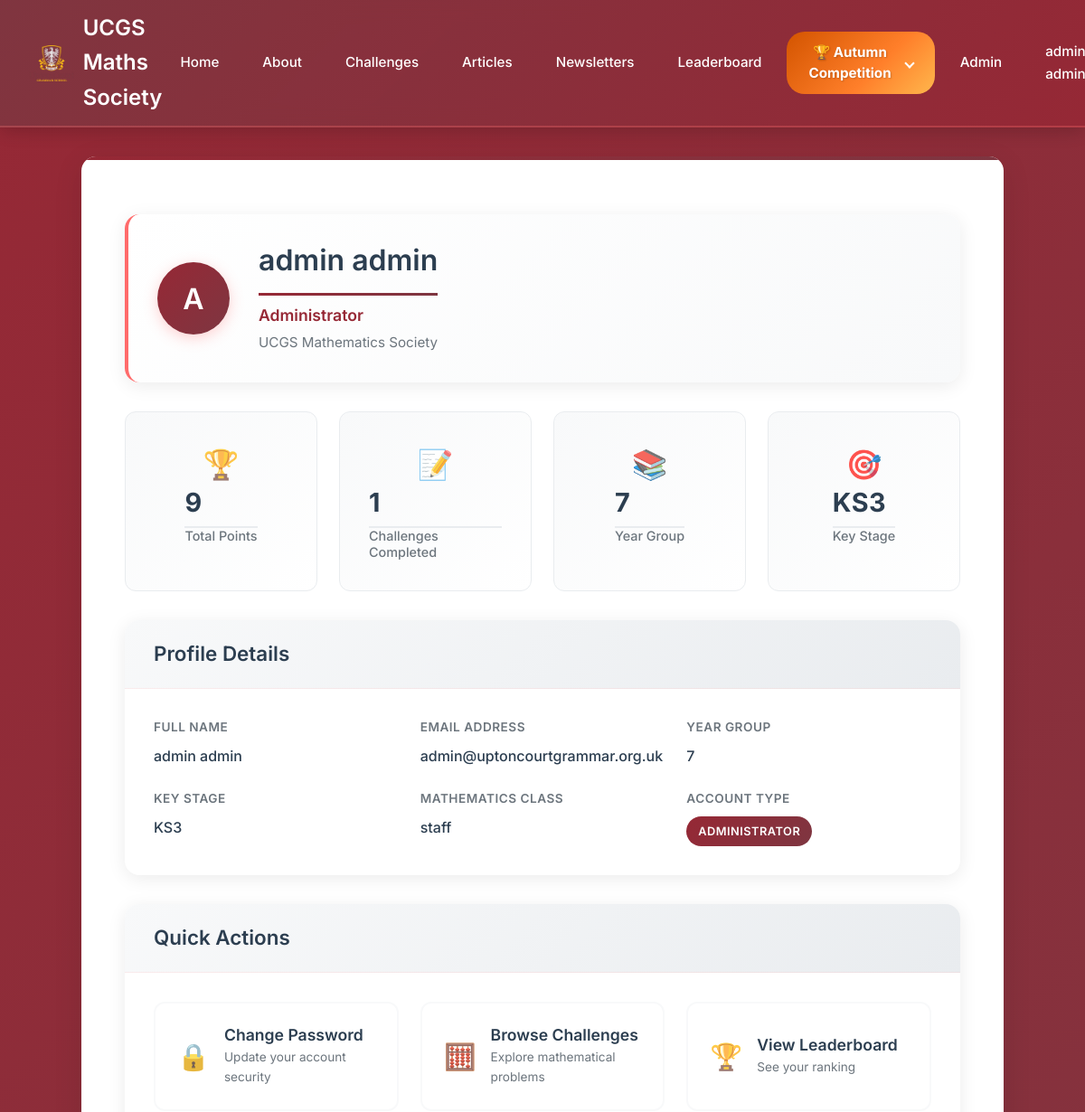
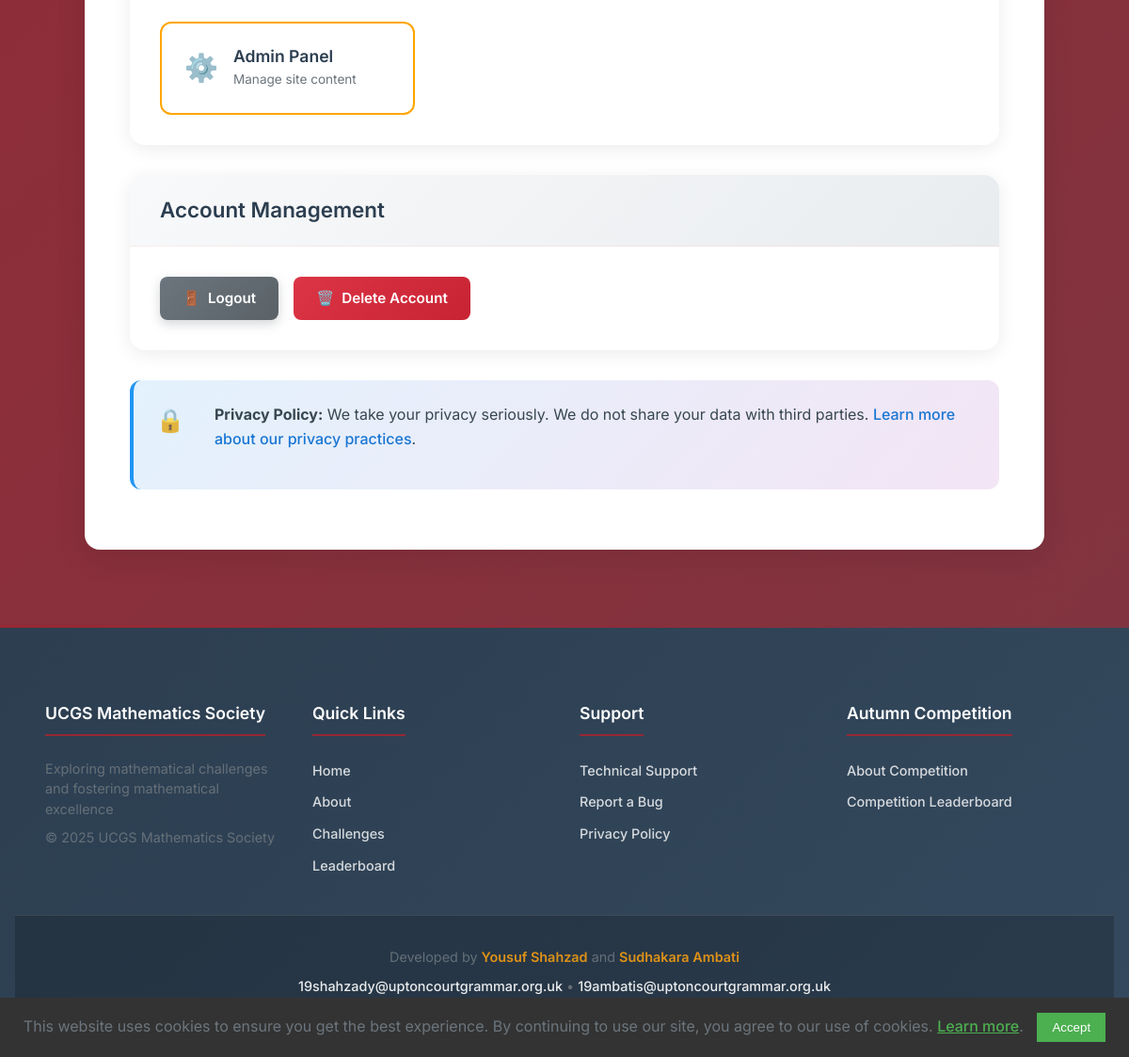
The app's page /profile/ (signed in) with its own data (2 pictures, top to bottom).
### app/models.py (models this page shows, shortened)
class User(UserMixin, db.Model):
    __tablename__ = "users"
    id = db.Column(db.Integer, primary_key=True)
    full_name = db.Column(db.String(100), nullable=False, index=True)
    email = db.Column(db.String(120), unique=True, nullable=False, index=True)
    year = db.Column(db.Integer)
    maths_class = db.Column(db.String(100))
    password_hash = db.Column(db.String(128))
    is_admin = db.Column(db.Boolean, default=False, nullable=False)
    key_stage = db.Column(db.String(3), nullable=False, index=True)
    school_id = db.Column(db.Integer, db.ForeignKey('school.id'), nullable=True, index=True)
    is_competition_participant = db.Column(db.Boolean, default=False, nullable=False)
    submissions = db.relationship(
        "AnswerSubmission",
        back_populates="user",
        lazy="dynamic",
        cascade="all, delete-orphan"
    )
    articles = db.relationship(
        "Article",
        back_populates="author",
        lazy="dynamic",
        cascade="all, save-update"
    )

### app/profile/routes.py (the view)
@bp.route("/")  # Changed from '/profile' to '/' since we're using url_prefix
@login_required
def profile():
    leaderboard_entries = LeaderboardEntry.query.filter_by(user_id=current_user.id).all()
    length = len(leaderboard_entries)
    total_score = sum(entry.score for entry in leaderboard_entries)
    return render_template(
            "profile/main_profile.html",
            title="Profile",
            leaderboard_entries_count=length,
            total_score=total_score
    )

### app/__init__.py (called while the page is built)
def initialize_extensions(app):
    ckeditor.init_app(app)
    db.init_app(app)
    login_manager.init_app(app)
    migrate.init_app(app, db, render_as_batch=True)
    from app.models import User
    @login_manager.user_loader
    def load_user(user_id):
        return User.query.get(int(user_id))

### app/templates/profile/main_profile.html (shortened to what this page needs)
{% extends "base.html" %}
{% block content %}
<div class="profile-container">
    <div class="profile-header">
        <div class="profile-avatar">
            <div class="avatar-icon">
                <span>{{ current_user.full_name[0].upper() }}</span>
            </div>
        </div>
        <div class="profile-info">
            <h1>{{ current_user.full_name }}</h1>
            <p class="profile-role">{{ 'Administrator' if current_user.is_admin else 'Student' }}</p>
            <p class="profile-school">{{ current_user.school.name if current_user.school else 'UCGS Mathematics Society' }}</p>
        </div>
    </div>
    <div class="profile-stats">
        <div class="stats-card">
            <div class="stats-icon">🏆</div>
            <div class="stats-info">
                <h3>{{ total_score }}</h3>
                <p>Total Points</p>
            </div>
        </div>
        <div class="stats-card">
            <div class="stats-icon">📝</div>
            <div class="stats-info">
                <h3>{{ leaderboard_entries_count if leaderboard_entries_count else '0' }}</h3>
                <p>Challenges Completed</p>
            </div>
        </div>
        <div class="stats-card">
            <div class="stats-icon">📚</div>
            <div class="stats-info">
                <h3>{{ current_user.year }}</h3>
                <p>Year Group</p>
            </div>
        </div>
        <div class="stats-card">
            <div class="stats-icon">🎯</div>
            <div class="stats-info">
                <h3>{{ current_user.key_stage }}</h3>
                <p>Key Stage</p>
            </div>
        </div>
    </div>
    <div class="profile-section">
        <div class="section-header">
            <h2>Profile Details</h2>
        </div>
        <div class="profile-details-grid">
            <div class="detail-item">
                <div class="detail-label">Full Name</div>
                <div class="detail-value">{{ current_user.full_name }}</div>
            </div>
            <div class="detail-item">
                <div class="detail-label">Email Address</div>
                <div class="detail-value">{{ current_user.email or 'Not provided' }}</div>
            </div>
            <div class="detail-item">
                <div class="detail-label">Year Group</div>
                <div class="detail-value">{{ current_user.year }}</div>
            </div>
            <div class="detail-item">
                <div class="detail-label">Key Stage</div>
                <div class="detail-value">{{ current_user.key_stage }}</div>
            </div>
            <div class="detail-item">
                <div class="detail-label">Mathematics Class</div>
                <div class="detail-value">{{ current_user.maths_class }}</div>
            </div>
            <div class="detail-item">
                <div class="detail-label">Account Type</div>
                <div class="detail-value">
                    {% if current_user.is_admin %}
                        <span class="role-badge admin">Administrator</span>
                    {% elif current_user.is_competition_participant %}
                        <span class="role-badge summer-user">🏆 Autumn Competition Participant</span>
                    {% else %}
                        <span class="role-badge user">Student</span>
                    {% endif %}
                </div>
            </div>
        </div>
    </div>
    <div class="profile-section">
        <div class="section-header">
            <h2>Quick Actions</h2>
        </div>
        <div class="profile-actions">
            <a href="{{ url_for('profile.change_password') }}" class="action-card">
                <div class="action-icon">🔒</div>
                <div class="action-content">
                    <h3>Change Password</h3>
                    <p>Update your account security</p>
                </div>
            </a>
            <a href="{{ url_for('main.challenges') }}" class="action-card">
                <div class="action-icon">🧮</div>
                <div class="action-content">
                    <h3>Browse Challenges</h3>
                    <p>Explore mathematical problems</p>
                </div>
            </a>
            <a href="{{ url_for('main.leaderboard') }}" class="action-card">
                <div class="action-icon">🏆</div>
                <div class="action-content">
                    <h3>View Leaderboard</h3>
                    <p>See your ranking</p>
                </div>
            </a>
            {% if current_user.is_admin %}
            <a href="{{ url_for('admin.admin_index') }}" class="action-card admin">
                <div class="action-icon">⚙️</div>
                <div class="action-content">
                    <h3>Admin Panel</h3>
                    <p>Manage site content</p>
                </div>
            </a>
            {% endif %}
        </div>
    </div>
    <div class="profile-section">
        <div class="section-header">
            <h2>Account Management</h2>
        </div>
        <div class="account-actions">
            <a href="{{ url_for('auth.logout') }}" class="button button-secondary">
                <span>🚪</span> Logout
            </a>
            <a href="{{ url_for('profile.delete_account') }}"
               class="button button-danger"
               onclick="return confirm('Are you sure you want to delete your account? This action cannot be undone.');">
                <span>🗑️</span> Delete Account
            </a>
        </div>
    </div>
    <div class="privacy-notice">
        <div class="privacy-icon">🔒</div>
        <div class="privacy-content">
            <p><strong>Privacy Policy:</strong> We take your privacy seriously. We do not share your data with third parties.
            <a href="{{ url_for('main.privacy_policy') }}">Learn more about our privacy practices</a>.</p>
        </div>
    </div>
</div>
{% endblock %}

### app/templates/base.html (shortened to what this page needs)
<!DOCTYPE html>
<html lang="en">
    <head>
        <link rel="stylesheet" href="{{ url_for('static', filename='css/styles.min.css') }}">
        <link rel="stylesheet" href="https://cdnjs.cloudflare.com/ajax/libs/mathquill/0.10.1/mathquill.min.css">
</head>
<body>
    <header>
        <nav class="nav-container">
            <a href="{{ url_for('main.home') }}" class="nav-logo">
                <img src="{{ url_for('static', filename='images/crest.png') }}" alt="UCGS Crest">
                <span>UCGS Maths Society<span>
            </a>
            <ul class="nav-menu" id="navMenu">
                <li><a href="{{ url_for('main.home') }}">Home</a></li>
                <li><a href="{{ url_for('main.about') }}">About</a></li>
                <li><a href="{{ url_for('main.challenges') }}">Challenges</a></li>
                <li><a href="{{ url_for('main.articles') }}">Articles</a></li>
                <li><a href="{{ url_for('main.newsletters') }}">Newsletters</a></li>
                <li><a href="{{ url_for('main.leaderboard') }}">Leaderboard</a></li>
                <li class="dropdown">
                    <a href="#" class="dropdown-toggle button summer-competition-link">
                        🏆 Autumn Competition
                        <span class="dropdown-arrow"></span>
                    </a>
                </li>
                {% if current_user.is_anonymous %}
                    <li class="nav-auth"><a href="{{ url_for('auth.login') }}" class="" style="margin-top: 0">Login</a></li>
                    <li class="nav-auth"><a href="{{ url_for('auth.register') }}" class="">Register</a></li>
                    <li class="nav-auth"><a href="#" onclick="showSupportModal()" class="support-link">Support</a></li>
                {% else %}
                    {% if current_user.is_admin %}
                        <li><a href="{{ url_for('admin.admin_index') }}">Admin</a></li>
                    {% endif %}
                    <li class="dropdown">
                        <a href="#" class="dropdown-toggle">
                            {{ current_user.full_name }}
                        </a>
                    </li>
                {% endif %}
            </ul>
        </nav>
    </header>
    <main>
        {% block content %}{% endblock %}
    </main>
    <footer>
        <div class="footer-content">
            <div class="footer-section">
                <h4>UCGS Mathematics Society</h4>
                <p>Exploring mathematical challenges and fostering mathematical excellence</p>
                <p>&copy; 2025 UCGS Mathematics Society</p>
            </div>
            <div class="footer-section">
                <h4>Quick Links</h4>
                <ul>
                    <li><a href="{{ url_for('main.home') }}">Home</a></li>
                    <li><a href="{{ url_for('main.about') }}">About</a></li>
                    <li><a href="{{ url_for('main.challenges') }}">Challenges</a></li>
                    <li><a href="{{ url_for('main.leaderboard') }}">Leaderboard</a></li>
                </ul>
            </div>
            <div class="footer-section">
                <h4>Support</h4>
                <ul>
                    <li><a href="#" onclick="showSupportModal()">Technical Support</a></li>
                    <li><a href="https://forms.cloud.microsoft/e/t2UThSWiVU" target="_blank">Report a Bug</a></li>
                    <li><a href="{{ url_for('main.privacy_policy') }}">Privacy Policy</a></li>
                </ul>
            </div>
            <div class="footer-section">
                <h4>Autumn Competition</h4>
                <ul>
                    <li><a href="{{ url_for('main.summer_about') }}">About Competition</a></li>
                    <li><a href="{{ url_for('main.summer_leaderboard') }}">Competition Leaderboard</a></li>
                </ul>
            </div>
        </div>
        <div class="footer-bottom">
            <div class="footer-credits">
                <p>Developed by <strong>Yousuf Shahzad</strong> and <strong>Sudhakara Ambati</strong></p>
                <p>
                    <a href="mailto:19shahzady@uptoncourtgrammar.org.uk">19shahzady@uptoncourtgrammar.org.uk</a> •
                    <a href="mailto:19ambatis@uptoncourtgrammar.org.uk">19ambatis@uptoncourtgrammar.org.uk</a>
                </p>
            </div>
        </div>
    </footer>
    <div id="cookie-consent-banner" class="cookie-banner">
        <p>
            This website uses cookies to ensure you get the best experience. By continuing to use our site, you agree to our use of cookies.
            <a href="{{ url_for('main.privacy_policy') }}">Learn more</a>.
        </p>
        <button id="accept-cookies" class="cookie-button">Accept</button>
    </div>
</body>
</html>

### records on screen
User: full_name "admin admin", full_name "A", is_admin "Administrator", year "7", key_stage "KS3", email "admin@uptoncourtgrammar.org.uk", maths_class "staff"

### other values on screen
{{ total_score }} "9"
{{ leaderboard_entries_count if leaderboard_entries_count else '0' }} "1"
